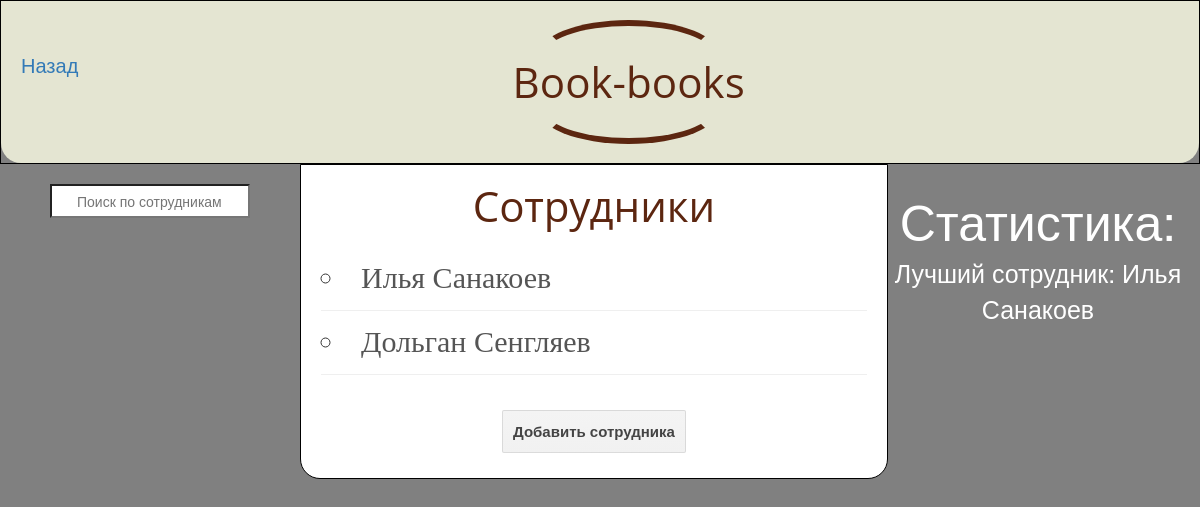
Page /staff/ on the committed database.
### book_book/models.py (models this page shows)
class Staffer(models.Model):
    first_name = models.CharField(u'Имя', max_length=255)
    last_name = models.CharField(u'Фамилия', max_length=255)
    phone = models.CharField('Телефон', unique=True, max_length=12)
    email = models.CharField('Электронная почта', default='-', max_length=50, validators=[validate_email])
    post = models.CharField('Должность', max_length=255)
    def __str__(self):
        return '{} {}'.format(self.first_name, self.last_name)

### book_book/views.py (the view)
# urls.py: path('staff/', views.show_staff),
def show_staff(request):
    name = request.GET.get('text', '')
    context = {'staff_add_url': 'add_staff'}
    staff = Staffer.objects.filter(last_name__contains=name)
    s = Sale.objects
    unique_staffers = s.values('staffer').distinct()
    list_of_id = []
    for obj in unique_staffers:
        staffer_id = obj['staffer']
        list_of_id.append(staffer_id)
    total_sum = {}
    for cl_id in list_of_id:
        total = s.filter(staffer__id=cl_id).aggregate(total=Sum('sum'))['total']
        total_sum[total] = cl_id
    best_staffer_id = total_sum[max(total_sum)]
    best_staffer = Staffer.objects.filter(id=best_staffer_id)
    context['best_staffer'] = best_staffer[0]
    context['staff'] = staff
    set_path(request.path, context)
    return render(request, 'staff.html', context)

### book_book/views.py (called while the page is built)
def set_path(path, context):
    if path == '/':
        context['back'] = ''
        return
    idx = path[:-1].rindex('/')
    context['back'] = path[:idx + 1]

### book_book/templates/staff.html (shortened to what this page needs)
{% extends 'base.html' %}
{% block content %}
<h1 align="center"> Сотрудники </h1>
<ul class="category-list">
    {% for staffer in staff %}
        <li><a href="/staff/{{ staffer.pk }}"> {{ staffer }} </a></li>
    {% endfor %}
</ul>
<div align="center" class="block">
    <a href="{{ staff_add_url }}" class="button15">
        Добавить сотрудника
    </a>
</div>
{% endblock %}
{% block left %}
            <form action="" target="_blank">
              <input type="search" name="text" required placeholder="Поиск по сотрудникам" style="padding: 5px 2px 5px 25px;
              background: url('http://3.bp.blogspot.com/-4w14hQHr5yQ/Tgm6u7KwUkI/AAAAAAAACAI/Hu2poBOPx3g/s25/search.png') no-repeat scroll 0 50% white;
              ">
            </form>
{% endblock %}
{% block right %}
<h  style="font-size: 50px; color:white; padding: 0px, 100px">
    Статистика:
</h>
<p style="font-size: 25px; color:white" >
    Лучший сотрудник: {{ best_staffer }}
</p>
{% endblock %}
{% block back %}
<a style="float: left; font-size: 20px" href="{{ back }}"> Назад</a>
{% endblock %}

### book_book/static/css/list.css (style rules this page uses)
.category-list * { transition: .4s linear; }
.category-list { background: white; list-style-type: circle; list-style-position: inside; padding: 10px 10px; margin: 10; }
.category-list li { font-family: "Trebuchet MS", "Lucida Sans"; font-size: 30px; border-bottom: 1px solid #efefef; padding: 10px 0; }
.category-list a { text-decoration: none; color: #555; font-size: 30px; }
a.button15 { display: inline-block; font-family: arial,sans-serif; font-size: 15px; font-weight: bold; color: rgb(68,68,68); text-decoration: none; user-select: none; padding: 10 10; outline: none; border: 1px solid rgba(0,0,0,.1); border-radius: 2px; background: rgb(245,245,245) linear-gradient(#f4f4f4, #f1f1f1); transition: all .218s ease 0s; }
.block { margin: 25 25; }
body { margin: 0; background-color: grey; }
h1 { font-family: 'Open Sans', sans-serif; position: relative; color: #5C2610; font-size: 3em; font-weight: normal; line-height: 1; align: center; }

### rows in the picture
Staffer: first_name+last_name "Илья Санакоев"
Staffer: first_name+last_name "Дольган Сенгляев"
